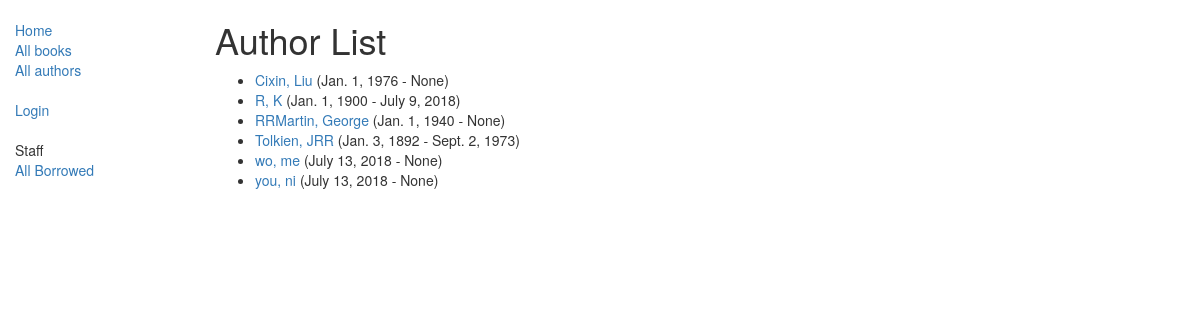
Screenshot of /catalog/authors/ with the database file from the repository.
### catalog/models.py (models this page shows)
class Author(models.Model):
    first_name = models.CharField(max_length=100)
    last_name = models.CharField(max_length=100)
    date_of_birth = models.DateField(null=True, blank=True)
    date_of_death = models.DateField('Died', null=True, blank=True)
    def get_absolute_url(self):
        return reverse('author-detail', args=[str(self.id)])
    def __str__(self):
        return '%s, %s' % (self.last_name, self.first_name)
    class Meta:
        ordering = ['last_name']

### catalog/views.py (the view)
# urls.py: path('authors/', views.AuthorListView.as_view(), name='authors'),
class AuthorListView(generic.ListView):
    model = Author
    def get_queryset(self):
        return Author.objects.all()
    def get_context_data(self, *, object_list=None, **kwargs):
        return super(AuthorListView, self).get_context_data(**kwargs)

### catalog/templates/catalog/author_list.html
{% extends "base_generic.html" %}
{% block content %}
    <h1>Author List</h1>
    {% if author_list %}
    <ul>
      {% for author in author_list %}
      <li>
        <a href="{{ author.get_absolute_url }}">{{ author }}</a> ({{author.date_of_birth}} - {{author.date_of_death}})
      </li>
      {% endfor %}
    </ul>
    {% else %}P
      <p>There are no fucking authors.</p>
    {% endif %}
{% endblock %}

### rows the page displays
Author: last_name+first_name "Cixin, Liu", date_of_birth "Jan. 1, 1976", date_of_death "None"
Author: last_name+first_name "R, K", date_of_birth "Jan. 1, 1900", date_of_death "July 9, 2018"
Author: last_name+first_name "RRMartin, George", date_of_birth "Jan. 1, 1940", date_of_death "None"
Author: last_name+first_name "Tolkien, JRR", date_of_birth "Jan. 3, 1892", date_of_death "Sept. 2, 1973"
Author: last_name+first_name "wo, me", date_of_birth "July 13, 2018", date_of_death "None"
Author: last_name+first_name "you, ni", date_of_birth "July 13, 2018", date_of_death "None"
